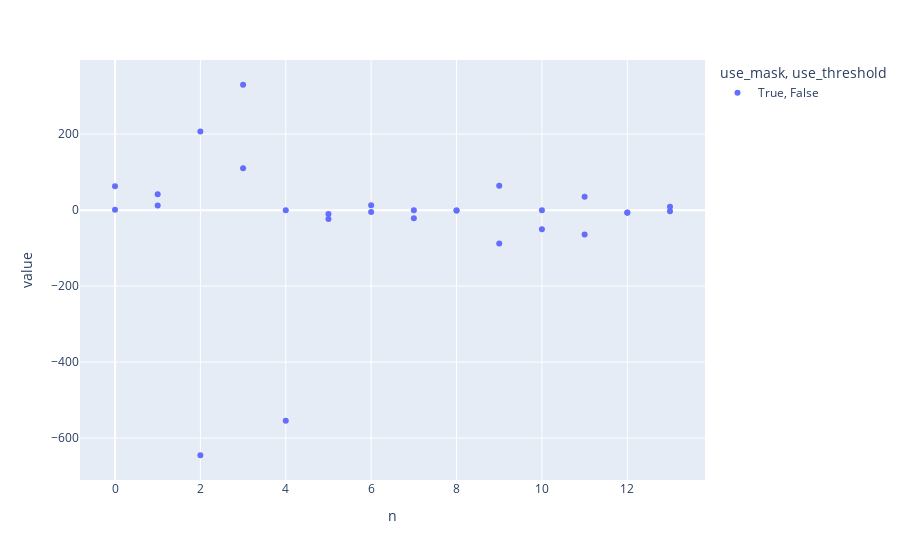

This figure's notebook cell:
### Code cell
px.scatter(df_m, "n", ["err1_x", "err1_y"], color="use_mask", symbol="use_threshold")

### Figure 1 — Plotly figure (JSON) as saved in the notebook; plotly's stock layout.template omitted (floating-point values rounded to 4 significant figures)
{"data": [{"hovertemplate": "use_mask=True<br>use_threshold=False<br>n=%{x}<br>value=%{y}<extra></extra>", "legendgroup": "True, False", "marker": {"color": "#636efa", "symbol": "circle"}, "mode": "markers", "name": "True, False", "orientation": "v", "showlegend": true, "type": "scatter", "x": [0, 1, 2, 3, 4, 5, 6, 7, 8, 9, 10, 11, 12, 13, 0, 1, 2, 3, 4, 5, 6, 7, 8, 9, 10, 11, 12, 13], "xaxis": "x", "y": [63, 42, 207, 110, 0, -10, 13, 0, -1, -88, -50, -64, -6, 9, 1, 12, -645, 330, -554, -23, -5, -21, -1, 64, 0, 35, -7, -3], "yaxis": "y"}], "layout": {"legend": {"title": {"text": "use_mask, use_threshold"}, "tracegroupgap": 0}, "margin": {"t": 60}, "xaxis": {"anchor": "y", "domain": [0, 1], "title": {"text": "n"}}, "yaxis": {"anchor": "x", "domain": [0, 1], "title": {"text": "value"}}}}
